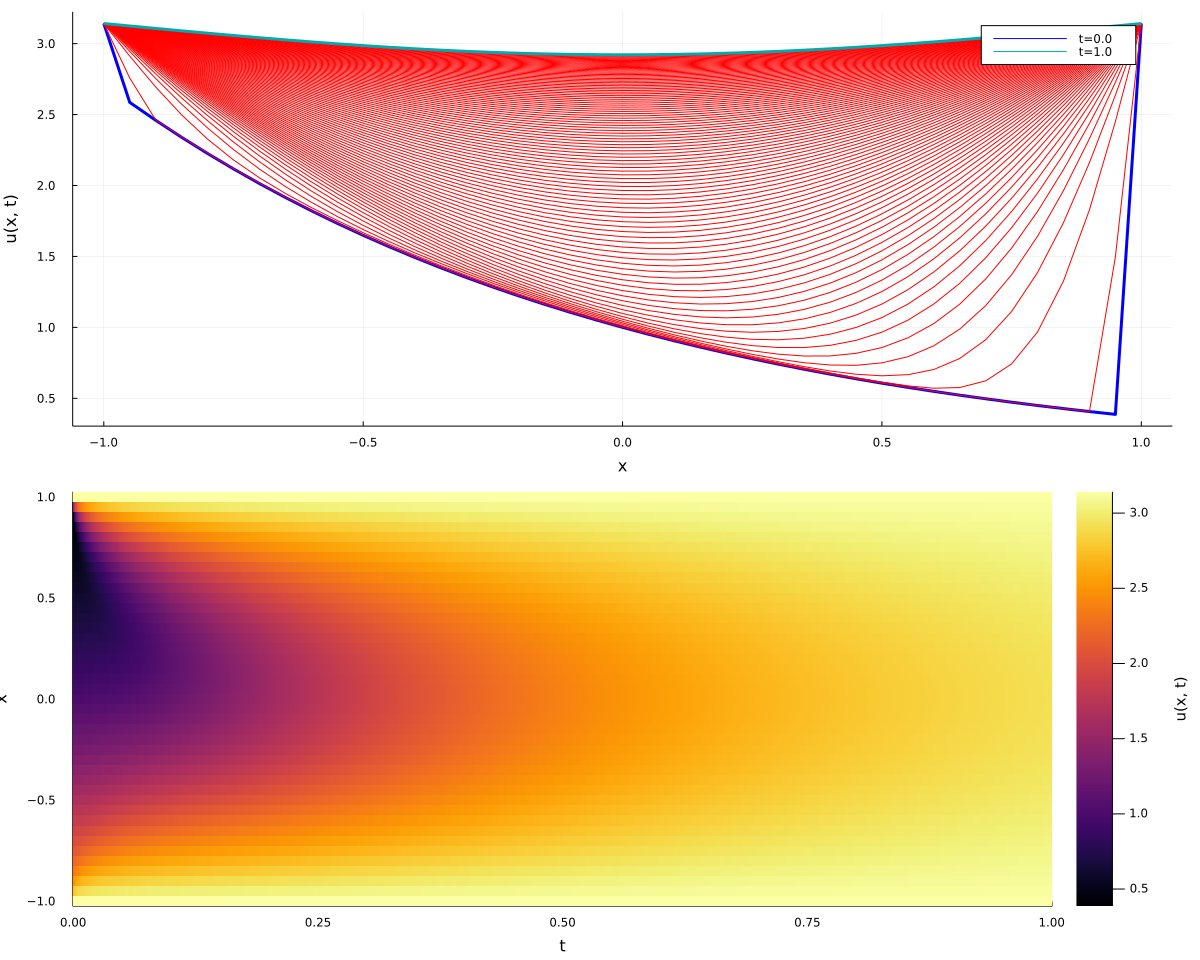

Julia code for this plot:
using Plots

module HeatEquationSolver
function initializeXs(border_l::Float64, border_r::Float64, N_grid_points::Int)::Tuple{Float64, Vector}
    # Setup range for space grid
    xs = range(border_l, length=N_grid_points+1, stop=border_r)
    # Get step size for space grid.
    h = step(xs)
    h, xs
end

function initializeUs(xs::Vector, f_init::Function, boundary_l::Float64, boundary_r::Float64)::Vector
    # Initialize u values at space grid points for time step 0.
    us_init = f_init.(xs)

    # Set boundary conditions.
    us_init[1] = boundary_l
    us_init[end] = boundary_r
    us_init
end

function explicitStep(us::Vector, h::Float64, tau::Float64)::Vector
    # 3b
    # Function should return new values for all us at next time step.
    # Hint: Make sure to consider the boundaries at us[1] and us[end].
    sizeOfGrid = length(us)
    #new array with zero for the new values
    usNew = zeros(Float64, sizeOfGrid)
    usNew[1] = us[1]
    usNew[end] = us[end]
    for i in 2:(sizeOfGrid-1) #mashallah
        usNew[i] = (((us[i+1]-2*us[i]+us[i-1])*tau)/h^2) + us[i] 
    end
    return usNew;
end

function solveOverTime(border_l::Float64, border_r::Float64, N_grid_points::Int, f_init::Function, boundary_l::Float64, boundary_r::Float64, N_time_steps::Int, tau::Float64)::Tuple{Vector, Vector, Array}
    # initialize space grid points
    h, xs = initializeXs(border_l, border_r, N_grid_points)

    ts = range(0.0, length=N_time_steps+1, step=tau)

    # Initialize u values on space grid points for time step 0.
    us_init = initializeUs(xs, f_init, boundary_l, boundary_r)

    # Initialize array to store u values over time.
    us_over_time = zeros(Float64, (length(us_init), N_time_steps+1))

    # Add initial us to array.
    us_over_time[:, 1] = us_init

    # Iterate over time steps and perform explicit update steps. Store the resulting us in array.
    for t in 1:N_time_steps
        # ts[t+1] = t * tau
        us_over_time[:, t+1] = explicitStep(us_over_time[:, t], h, tau)
    end

    # Return x grid points, t grid points and us over time.
    xs, ts, us_over_time
end
end

function plotOverTime(border_l::Float64, border_r::Float64, N_grid_points::Int, f_init::Function, boundary_l::Float64, boundary_r::Float64, N_time_steps::Int, tau::Float64)
    xs, ts, us_over_time = HeatEquationSolver.solveOverTime(border_l, border_r, N_grid_points, f_init, boundary_l, boundary_r, N_time_steps, tau)
    plt_1D = plot(xs, us_over_time[:, 1], legend=true, xlabel="x", ylabel="u(x, t)", linewidth=3, color=:blue, label="t=" * string(ts[1]))

    for t in 2:10:(N_time_steps+1)
        plot!(plt_1D, xs, us_over_time[:, t], color=:red, label="")
    end
    plot!(plt_1D, xs, us_over_time[:, end], linewidth=3, label="t=" * string(ts[end]))

    plt_2D = heatmap(ts, xs, us_over_time, xlabel="t", ylabel="x", colorbar_title="u(x, t)")
    plt_1D, plt_2D
end

u_init(x) = exp(-x)

border_l = -1.0
border_r = 1.0
boundary = Float64(π)

N_grid_points = 40
tau = 0.001
N_time_steps = 1000

plt_1D, plt_2D = plotOverTime(border_l, border_r, N_grid_points, u_init, boundary, boundary, N_time_steps, tau)
p = plot(
    plt_1D,
    plt_2D,
    layout=(2, 1)
)
plot!(size=(1200, 960))
savefig(p, "diffusion.png")
